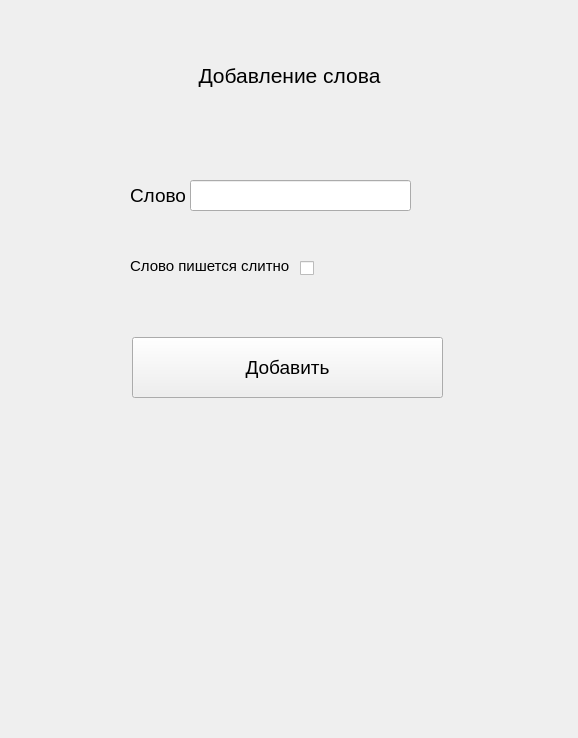
<?xml version="1.0" encoding="UTF-8"?>
<ui version="4.0">
 <class>Form</class>
 <widget class="QWidget" name="Form">
  <property name="geometry">
   <rect>
    <x>0</x>
    <y>0</y>
    <width>578</width>
    <height>738</height>
   </rect>
  </property>
  <property name="minimumSize">
   <size>
    <width>578</width>
    <height>738</height>
   </size>
  </property>
  <property name="maximumSize">
   <size>
    <width>578</width>
    <height>738</height>
   </size>
  </property>
  <property name="windowTitle">
   <string>Form</string>
  </property>
  <widget class="QLabel" name="label">
   <property name="geometry">
    <rect>
     <x>4</x>
     <y>50</y>
     <width>571</width>
     <height>51</height>
    </rect>
   </property>
   <property name="font">
    <font>
     <pointsize>16</pointsize>
    </font>
   </property>
   <property name="text">
    <string>Добавление слова</string>
   </property>
   <property name="alignment">
    <set>Qt::AlignCenter</set>
   </property>
  </widget>
  <widget class="QLineEdit" name="input">
   <property name="geometry">
    <rect>
     <x>190</x>
     <y>180</y>
     <width>221</width>
     <height>31</height>
    </rect>
   </property>
   <property name="text">
    <string/>
   </property>
  </widget>
  <widget class="QLabel" name="label_2">
   <property name="geometry">
    <rect>
     <x>130</x>
     <y>180</y>
     <width>71</width>
     <height>31</height>
    </rect>
   </property>
   <property name="font">
    <font>
     <pointsize>14</pointsize>
    </font>
   </property>
   <property name="text">
    <string>Слово</string>
   </property>
  </widget>
  <widget class="QLabel" name="label_3">
   <property name="geometry">
    <rect>
     <x>130</x>
     <y>250</y>
     <width>191</width>
     <height>31</height>
    </rect>
   </property>
   <property name="maximumSize">
    <size>
     <width>10000</width>
     <height>100000</height>
    </size>
   </property>
   <property name="font">
    <font>
     <pointsize>11</pointsize>
    </font>
   </property>
   <property name="text">
    <string>Слово пишется слитно</string>
   </property>
  </widget>
  <widget class="QCheckBox" name="checkBox">
   <property name="geometry">
    <rect>
     <x>300</x>
     <y>260</y>
     <width>21</width>
     <height>16</height>
    </rect>
   </property>
   <property name="text">
    <string/>
   </property>
  </widget>
  <widget class="QPushButton" name="addBtn">
   <property name="geometry">
    <rect>
     <x>132</x>
     <y>337</y>
     <width>311</width>
     <height>61</height>
    </rect>
   </property>
   <property name="font">
    <font>
     <pointsize>14</pointsize>
    </font>
   </property>
   <property name="text">
    <string>Добавить</string>
   </property>
  </widget>
 </widget>
 <resources/>
 <connections/>
</ui>
